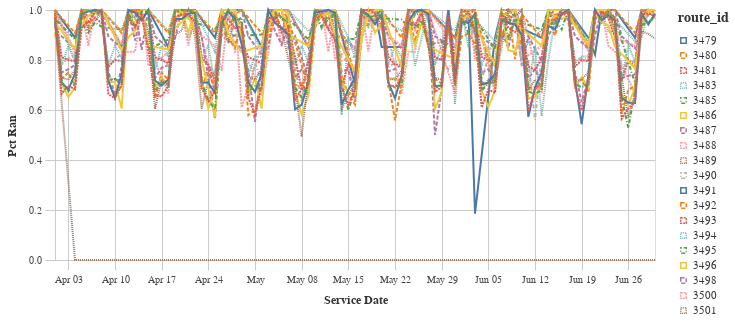

Source (notebook cell):
### Code cell
line = alt.Chart(rt_sched).mark_line().encode(
    x=alt.X('service_date', title=_dla_utils.labeling('service_date')),
    y=alt.Y('pct_ran', title=_dla_utils.labeling('pct_ran')),
    color='route_id',
    strokeDash='route_id',
)
line_chart = styleguide.preset_chart_config(line)
line_chart = _dla_utils.add_tooltip(line_chart, 'route_id', 'pct_ran')
line_chart.properties(width=600)

### Figure 1 — Vega-Lite specification as saved in the notebook (floating-point values rounded to 4 significant figures; data arrays with more than 128 entries replaced by an {"elided": "..."} marker saying what was removed)
{"config": {"view": {"continuousWidth": 400, "continuousHeight": 300}, "axis": {"domainColor": "#cbcbcb", "grid": true, "gridColor": "#cbcbcb", "gridWidth": 1, "labelColor": "#474747", "labelFont": "Nunito Sans", "labelFontSize": 10, "labelPadding": 4, "tickColor": "#cbcbcb", "tickSize": 10, "titleColor": "#333", "titleFont": "Raleway", "titleFontSize": 12, "titlePadding": 10}, "axisBand": {"grid": false}, "background": "white", "font": "Raleway", "header": {"labelFont": "Nunito Sans", "titleFont": "Raleway"}, "legend": {"labelColor": "#333", "labelFont": "Nunito Sans", "labelFontSize": 11, "labelLimit": 0, "padding": 1, "symbolSize": 30, "symbolType": "square", "titleColor": "#333", "titleFont": "Raleway", "titleFontSize": 14, "titlePadding": 10}, "title": {"anchor": "middle", "font": "Raleway", "fontSize": 18, "fontWeight": 300, "offset": 20}}, "data": {"name": "data-c2c0780c9fe9b209475599f47caf981d"}, "mark": "line", "encoding": {"color": {"field": "route_id", "type": "nominal"}, "strokeDash": {"field": "route_id", "type": "nominal"}, "tooltip": [{"field": "route_id", "title": "Route Id", "type": "nominal"}, {"field": "pct_ran", "title": "Pct Ran", "type": "quantitative"}], "x": {"field": "service_date", "title": "Service Date", "type": "temporal"}, "y": {"field": "pct_ran", "title": "Pct Ran", "type": "quantitative"}}, "height": 250, "width": 600, "$schema": "https://vega.github.io/schema/vega-lite/v4.17.0.json", "datasets": {"data-c2c0780c9fe9b209475599f47caf981d": {"elided": "1491 records"}}}
